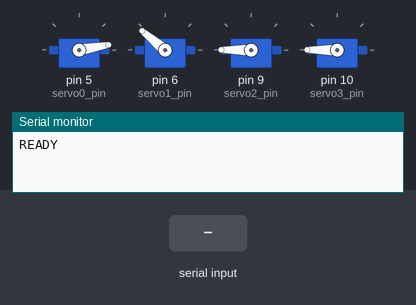
This sketch was run on a simulated Arduino Uno, built with avr-gcc and run on an emulated ATmega328P. Parts: 4 × servo, the last lines printed to the serial monitor. Inputs (shaded band) come from the test bench.

Above: at 1.2 s.
1.3 s: "90,45,200\n" received over Serial
At 3.6 s:
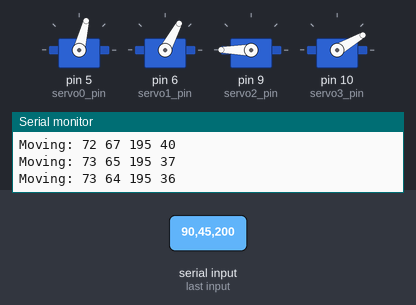
4.3 s: "30,150,10\n" received over Serial
At 6.3 s:
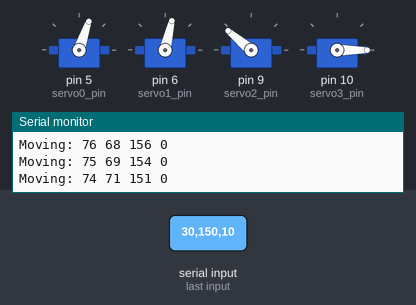
7.3 s: "90,45\n" received over Serial
At 10.2 s:
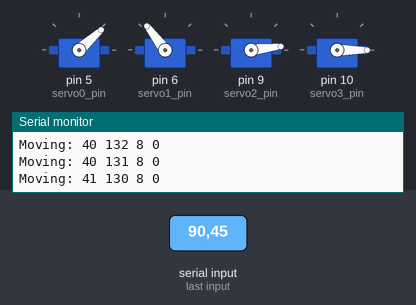
10.3 s: "1,90,45\n" received over Serial
13.3 s: "90,45,200,10\n" received over Serial
At 15.5 s:
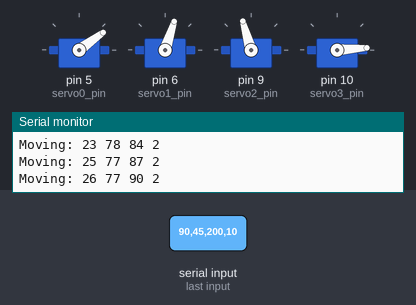
16.3 s: "30,150\n" received over Serial
Timing chart, 0 to 21.9 s (numbered marks = the images above; inputs shaded):
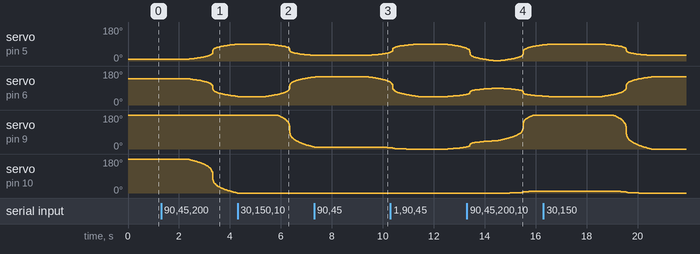

The sketch:

servo_manual_input.ino
```cpp
#include <Servo.h>

constexpr int servo0_pin = 5;
constexpr int servo1_pin = 6;
constexpr int servo2_pin = 9;
constexpr int servo3_pin = 10;

constexpr int interval = 10;
constexpr float cheat_factor = 0;
constexpr int MOTION_TIME = 2000;

int pos[4] = {10, 140, 180, 180};

Servo servo0;
Servo servo1;
Servo servo2;
Servo servo3;

void serialFlush(){
  while(Serial.available() > 0) {
    char t = Serial.read();
  }
}

void move_gently(int final_pos [4])
{
  // Cheat a bit first
  for (int i {0}; i < 4; i++)
  {
    float difference = final_pos[i] - pos[i];
    float temp = difference * cheat_factor + pos[i];
    pos[i] = temp;
  }

  Serial.print("Jump: "); Serial.print(pos[0]); Serial.print(" ");
  Serial.print(pos[1]); Serial.print(" "); Serial.print(pos[2]);
  Serial.print(" "); Serial.println(pos[3]);

  while (pos[0] != final_pos[0] || pos[1] != final_pos[1] || pos[2] != final_pos[2] || pos[3] != final_pos[3])
  {
    for (int i {0}; i < 4; i++)
    {
      if (pos[i] != final_pos[i])
      {
       if (final_pos[i] > pos[i])
       {
        pos[i] += 1;
       }
       else
       {
        pos[i] -= 1;
       }
      }
    }
    delay(interval);
    servo0.write(pos[0]);
    servo1.write(pos[1]);
    servo2.write(pos[2]);
    servo3.write(pos[3]);
    Serial.print("Moving: "); Serial.print(pos[0]); Serial.print(" ");
    Serial.print(pos[1]); Serial.print(" "); Serial.print(pos[2]);
    Serial.print(" "); Serial.println(pos[3]);
  }
}

void move_gently_2(int final_pos [4]) {
  int motion_time = MOTION_TIME;
  int motion_start = millis();

  int start_pos_arr [4] {};
  for (int i {0}; i < 4; ++i)
  {
    start_pos_arr[i] = pos[i];
  }

  while (pos[0] != final_pos[0] || pos[1] != final_pos[1] || pos[2] != final_pos[2] || pos[3] != final_pos[3])
  {
    for (int i {0}; i < 4; ++i)
    {
      int current_time = millis() - motion_start;
      int angle = motion_curve(start_pos_arr[i], final_pos[i], motion_time, current_time);
      pos[i] = angle;
    }
    servo0.write(pos[0]);
    servo1.write(pos[1]);
    servo2.write(pos[2]);
    servo3.write(pos[3]);
    Serial.print("Moving: "); Serial.print(pos[0]); Serial.print(" ");
    Serial.print(pos[1]); Serial.print(" "); Serial.print(pos[2]);
    Serial.print(" "); Serial.println(pos[3]);
  }
}

float motion_curve(int start_pos, int end_pos, int motion_time, int current_time)
{
  if (current_time > motion_time)
  {
    return end_pos;
  }
  int a = start_pos;
  int b = end_pos;
  int t = motion_time;
  int x = current_time;

  float c = (b-a) / 2;
  float result = c * (cbrt((x - (t/2.0))/(t/2.0))) + c + a;
  return result;
}

void setup()
{
  Serial.begin(9600);
  servo0.attach(servo0_pin);
  servo1.attach(servo1_pin);
  servo2.attach(servo2_pin);
  servo3.attach(servo3_pin);

  servo0.write(pos[0]);
  servo1.write(pos[1]);
  servo2.write(pos[2]);
  servo3.write(pos[3]);

  Serial.println("READY");
}

void loop()
{
  if (Serial.available() > 0) {
    int angle_0 = Serial.parseInt();
    int angle_1 = Serial.parseInt();
    int angle_2 = Serial.parseInt();
    int angle_3 = Serial.parseInt();
    Serial.print("Angle 0: ");
    Serial.println(angle_0);
    Serial.print("Angle 1: ");
    Serial.println(angle_1);
    Serial.print("Angle 2: ");
    Serial.println(angle_2);
    Serial.print("Angle 3: ");
    Serial.println(angle_3);

    // serialFlush();
    int new_pos [4] {angle_0, angle_1, angle_2, angle_3};
    move_gently_2(new_pos);
  }
}
```

Measured:
- after the input at 1.3 s, servo on pin 5 (servo0_pin): moves from 10° to 89° over 1.9 s, starting after 1.1 s; servo on pin 6 (servo1_pin): moves from 140° to 46° over 2.0 s, starting after 1.0 s; servo on pin 10 (servo3_pin): moves from 180° to 0° over 2.0 s, starting after 1.0 s
- after the input at 4.3 s, servo on pin 9 (servo2_pin): moves from 180° to 11° over 1.4 s, starting after 1.5 s
- after the input at 7.3 s, servo on pin 5 (servo0_pin): moves from 30° to 47° over 0.81 s, starting after 2.2 s
- after the input at 13.3 s, servo on pin 10 (servo3_pin): moves from 0° to 9° over 1.0 s, starting after 1.7 s
